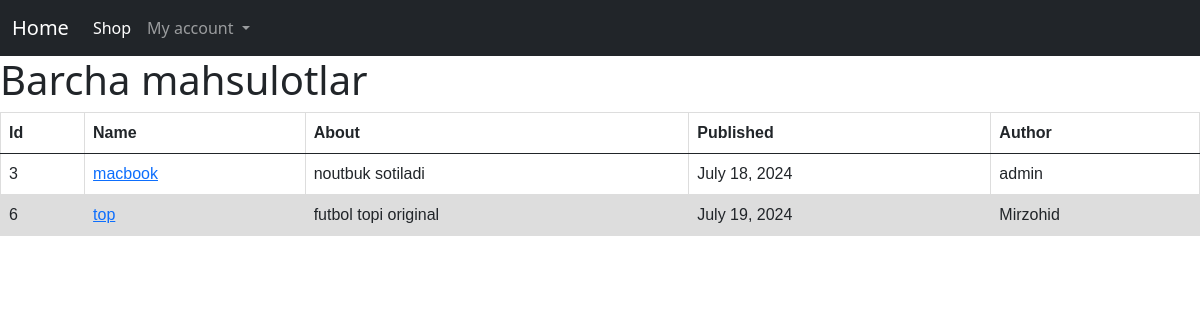
The app's page /shop/ with its own data.
### main/models.py (models this page shows, shortened)
class Products(models.Model):
    name = models.CharField(max_length=100)
    description = models.CharField(max_length=250)
    price = models.IntegerField()
    created = models.DateTimeField(auto_now_add=True)
    author = models.ForeignKey(get_user_model(), on_delete=models.CASCADE)

### main/views.py (the view)
# urls.py: path('shop/', Shop.as_view(), name='shop'),
class Shop(ListView):
    model = Products
    template_name = 'main/shop.html'

### templates/main/shop.html (shortened to what this page needs)
{% extends 'base.html' %}
{% load static %}
{% block css %}
<link rel="stylesheet" href="{% static 'shop.css' %}">
{% endblock css %}
{% block content %}
    <h1>Barcha mahsulotlar</h1>
      <table class="table">
        <thead>
          <tr>
            <th scope="col">Id</th>
            <th scope="col">Name</th>
            <th scope="col">About</th>
            <th scope="col">Published</th>
            <th scope="col">Author</th>
          </tr>
        </thead>
        <tbody>
          {% for post in object_list %}
              <tr>
                <td>{{ post.id }}</td>
                <td><a href="{% url 'detail' post.pk %}">{{ post.name }}</a></td>
                <td>{{ post.description }}</td>
                <td>{{ post.created.date }}</td>
                <td>{{ post.author }}</td>
              </tr>
          {% endfor %}
        </tbody>
      </table>
{% endblock content %}

### static/shop.css (style rules this page uses)
table { font-family: arial, sans-serif; border-collapse: collapse; width: 100%; }
td, th { border: 1px solid #dddddd; text-align: left; padding: 8px; }
tr:nth-child(even) { background-color: #dddddd; }

### records on screen
Products: id "3", name "macbook", description "noutbuk sotiladi", created "July 18, 2024", author "admin"
Products: id "6", name "top", description "futbol topi original", created "July 19, 2024", author "Mirzohid"
